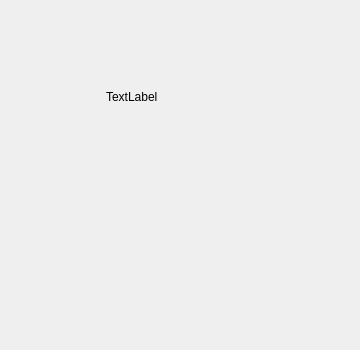
<?xml version="1.0" encoding="UTF-8"?>
<ui version="4.0">
 <class>Widget</class>
 <widget class="QWidget" name="Widget">
  <property name="geometry">
   <rect>
    <x>0</x>
    <y>0</y>
    <width>360</width>
    <height>350</height>
   </rect>
  </property>
  <property name="windowTitle">
   <string>Widget</string>
  </property>
  <widget class="QWidget" name="formLayoutWidget">
   <property name="geometry">
    <rect>
     <x>100</x>
     <y>90</y>
     <width>160</width>
     <height>80</height>
    </rect>
   </property>
   <layout class="QFormLayout" name="formLayout">
    <item row="0" column="1">
     <widget class="QLabel" name="label">
      <property name="text">
       <string>TextLabel</string>
      </property>
     </widget>
    </item>
   </layout>
  </widget>
 </widget>
 <resources/>
 <connections/>
</ui>
